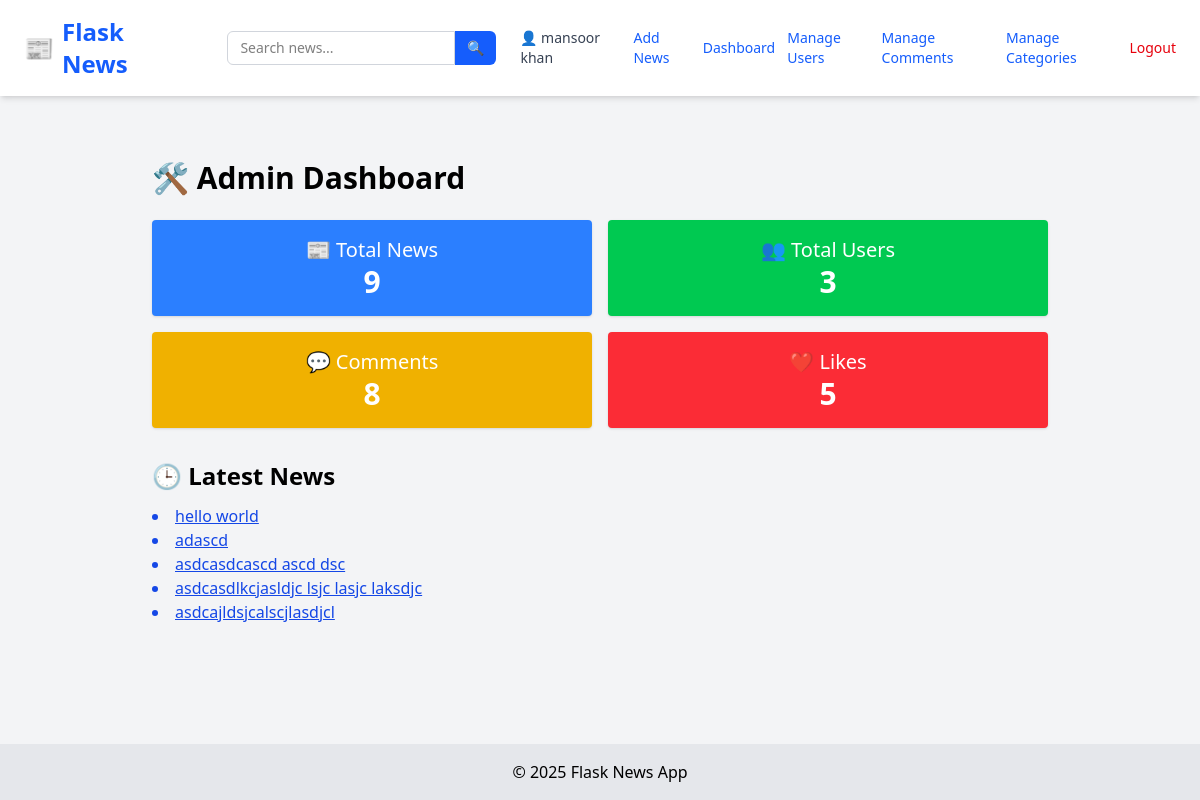
The page /admin/dashboard (signed in) on the database as committed earlier.
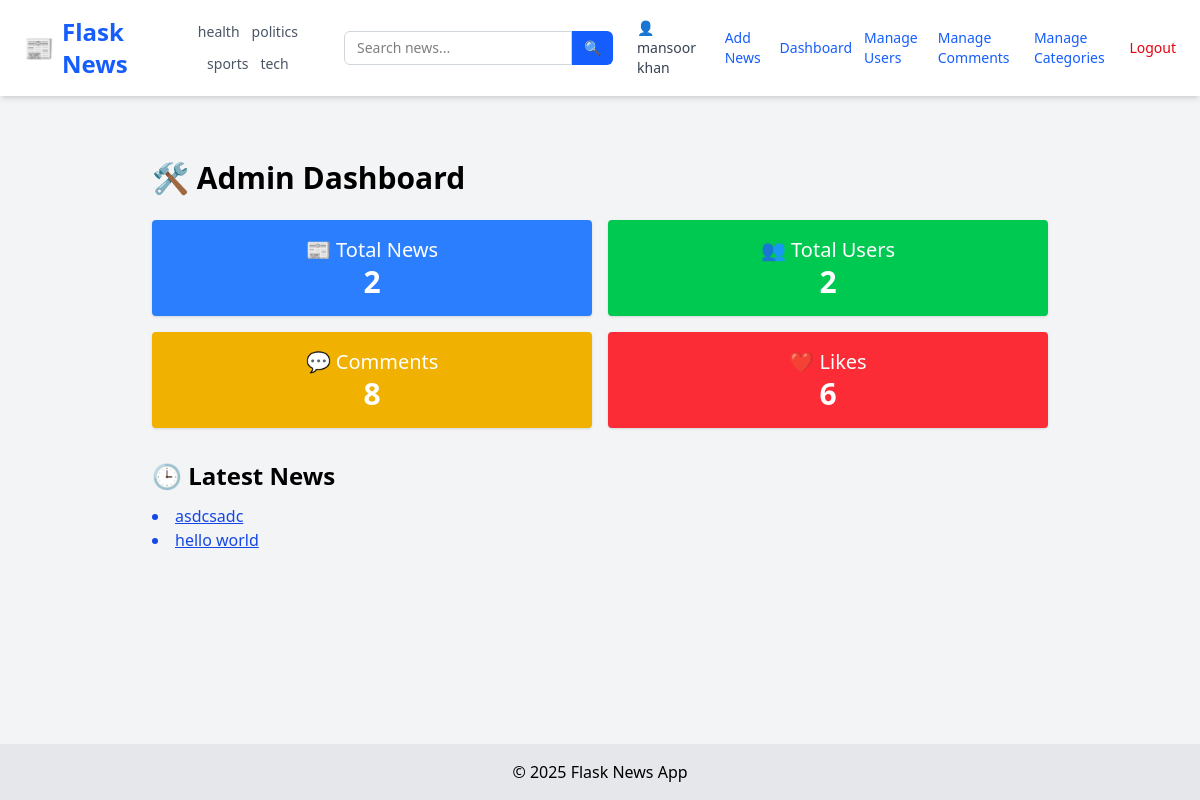
The same page on the database as committed later.
### tables this page shows
CREATE TABLE news (
            id INTEGER PRIMARY KEY AUTOINCREMENT,
            title TEXT,
            content TEXT,
            image TEXT,
            author_id INTEGER,
            category_id INTEGER,
            view_count INTEGER DEFAULT 0,
            FOREIGN KEY(author_id) REFERENCES users(id),
            FOREIGN KEY(category_id) REFERENCES categories(id)
        );

CREATE TABLE categories (
            id INTEGER PRIMARY KEY AUTOINCREMENT,
            name TEXT UNIQUE NOT NULL
        );

### app/admin_routes.py (the view)
@admin.route('/admin/dashboard')
@login_required
@admin_only
def dashboard():
    conn = sqlite3.connect(current_app.config['DATABASE'])
    c = conn.cursor()
    c.execute("SELECT COUNT(*) FROM news")
    total_news = c.fetchone()[0]
    c.execute("SELECT COUNT(*) FROM users")
    total_users = c.fetchone()[0]
    c.execute("SELECT COUNT(*) FROM comments")
    total_comments = c.fetchone()[0]
    c.execute("SELECT COUNT(*) FROM likes")
    total_likes = c.fetchone()[0]
    c.execute("SELECT title, id FROM news ORDER BY id DESC LIMIT 5")
    latest_news = c.fetchall()
    conn.close()
    return render_template('admin/dashboard.html',
        total_news=total_news,
        total_users=total_users,
        total_comments=total_comments,
        total_likes=total_likes,
        latest_news=latest_news
    )

### app/__init__.py (called while the page is built)
def create_app():
    app = Flask(__name__, instance_relative_config=True)
    app.config.from_object('config.Config')
    from app.routes import main
    app.register_blueprint(main)
    from app.admin_routes import admin
    app.register_blueprint(admin)
    from app.user_routes import user
    app.register_blueprint(user)
    init_db(app)
    login_manager.init_app(app)
    @login_manager.user_loader
    def user_loader(user_id):
        return load_user(user_id)
    @app.context_processor
    def inject_now():
        return {'now': datetime.now}
    @app.context_processor
    def inject_categories():
        conn = sqlite3.connect(current_app.config['DATABASE'])
        c = conn.cursor()
        c.execute("SELECT id, name FROM categories ORDER BY name ASC")
        categories = c.fetchall()
        conn.close()
        return {'categories': categories}
    return app

### app/models.py (called while the page is built)
def load_user(user_id):
    conn = sqlite3.connect(current_app.config['DATABASE'])
    c = conn.cursor()
    c.execute("SELECT id, username,email, role FROM users WHERE id = ?", (user_id,))
    row = c.fetchone()
    conn.close()
    if row:
        return User(*row)
    return None

### app/templates/admin/dashboard.html
{% extends "layout.html" %} {% block title %}Admin Dashboard{% endblock %} {%
block content %}
<div class="max-w-4xl mx-auto py-10">
  <h1 class="text-3xl font-bold mb-6">🛠️ Admin Dashboard</h1>
  <div class="grid grid-cols-2 gap-4 text-center text-white mb-8">
    <div class="bg-blue-500 p-4 rounded shadow">
      <p class="text-xl">📰 Total News</p>
      <p class="text-3xl font-bold">{{ total_news }}</p>
    </div>
    <div class="bg-green-500 p-4 rounded shadow">
      <p class="text-xl">👥 Total Users</p>
      <p class="text-3xl font-bold">{{ total_users }}</p>
    </div>
    <div class="bg-yellow-500 p-4 rounded shadow">
      <p class="text-xl">💬 Comments</p>
      <p class="text-3xl font-bold">{{ total_comments }}</p>
    </div>
    <div class="bg-red-500 p-4 rounded shadow">
      <p class="text-xl">❤️ Likes</p>
      <p class="text-3xl font-bold">{{ total_likes }}</p>
    </div>
  </div>
  <h2 class="text-2xl font-semibold mb-3">🕒 Latest News</h2>
  <ul class="list-disc list-inside text-blue-700">
    {% for n in latest_news %}
    <li>
      <a href="{{ url_for('main.view_news', id=n[1]) }}" class="underline"
        >{{ n[0] }}</a
      >
    </li>
    {% endfor %}
  </ul>
</div>
{% endblock %}

### app/templates/layout.html (shortened to what this page needs)
<!DOCTYPE html>
<html lang="en">
  <head>
    <link
      rel="stylesheet"
      href="https://cdnjs.cloudflare.com/ajax/libs/font-awesome/4.7.0/css/font-awesome.min.css"
    />
    <script src="https://cdn.jsdelivr.net/npm/@tailwindcss/browser@4"></script>
  </head>
  <body class="bg-gray-100 min-h-screen flex flex-col">
    <nav
      class="bg-white shadow-md px-6 py-4 flex flex-wrap md:flex-nowrap justify-between items-center"
    >
      <a
        href="/"
        class="text-2xl font-extrabold text-blue-600 flex items-center gap-2"
      >
        📰 <span>Flask News</span>
      </a>
      <div
        class="flex flex-wrap justify-center gap-3 mt-4 md:mt-0 md:ml-6 text-sm text-gray-600 font-medium"
      >
        {% for cat in categories %}
        <a
          href="{{ url_for('main.filter_by_category', name=cat[1]) }}"
          class="hover:text-blue-600 transition-colors"
        >
          {{ cat[1] }}
        </a>
        {% endfor %}
      </div>
      <form
        method="GET"
        action="{{ url_for('main.search') }}"
        class="flex mt-4 md:mt-0 md:ml-6"
      >
        <input
          type="text"
          name="q"
          placeholder="Search news..."
          required
          class="px-3 py-1.5 border rounded-l-md border-gray-300 focus:outline-none focus:ring focus:border-blue-500 text-sm"
        />
        <button
          type="submit"
          class="px-3 py-1.5 bg-blue-600 text-white rounded-r-md text-sm hover:bg-blue-700 transition-colors"
        >
          🔍
        </button>
      </form>
      <div class="flex items-center gap-3 mt-4 md:mt-0 md:ml-6 text-sm">
        {% if current_user.is_authenticated %}
        <a href="{{ url_for('user.user_profile', email=current_user.email) }}"
          ><span class="text-gray-700">👤 {{ current_user.username }}</span></a
        >
        {% if current_user.role == 'admin' %}
        <a href="/add" class="text-blue-600 hover:underline">Add News</a>
        <a
          href="{{url_for('admin.dashboard')}}"
          class="text-blue-600 hover:underline"
          >Dashboard</a
        >
        <a
          href="{{ url_for('admin.manage_users') }}"
          class="text-blue-600 hover:underline"
          >Manage Users</a
        >
        <a
          href="{{ url_for('admin.manage_comments') }}"
          class="text-blue-600 hover:underline"
        >
          Manage Comments</a
        >
        <a
          href="{{ url_for('admin.manage_categories') }}"
          class="text-blue-600 hover:underline"
        >
          Manage Categories</a
        >
        {% endif %}
        <a href="/logout" class="text-red-600 hover:underline">Logout</a>
        {% else %}
        <a href="/login" class="text-blue-600 hover:underline">Login</a>
        <a href="/register" class="text-blue-600 hover:underline">Register</a>
        {% endif %}
      </div>
    </nav>
    <main class="flex-grow container mx-auto p-6">
       {% block content %}{% endblock %}
    </main>
    <footer class="bg-gray-200 text-center py-4">
      &copy; {{ now().year }} Flask News App
    </footer>
  </body>
</html>

Rows that differ between the two databases and show on the page:
removed news: title "adascd"
removed news: title "asdcasdcascd ascd dsc"
removed news: title "asdcasdlkcjasldjc lsjc lasjc laksdjc"
removed news: title "asdcajldsjcalscjlasdjcl"
added categories: name "health"
added categories: name "politics"
added categories: name "sports"
added categories: name "tech"
now on this page (row edited): news: title "asdcsadc"
Other text that changed with them:
{{ total_news }}: "9" → "2"
{{ total_users }}: "3" → "2"
{{ total_likes }}: "5" → "6"
